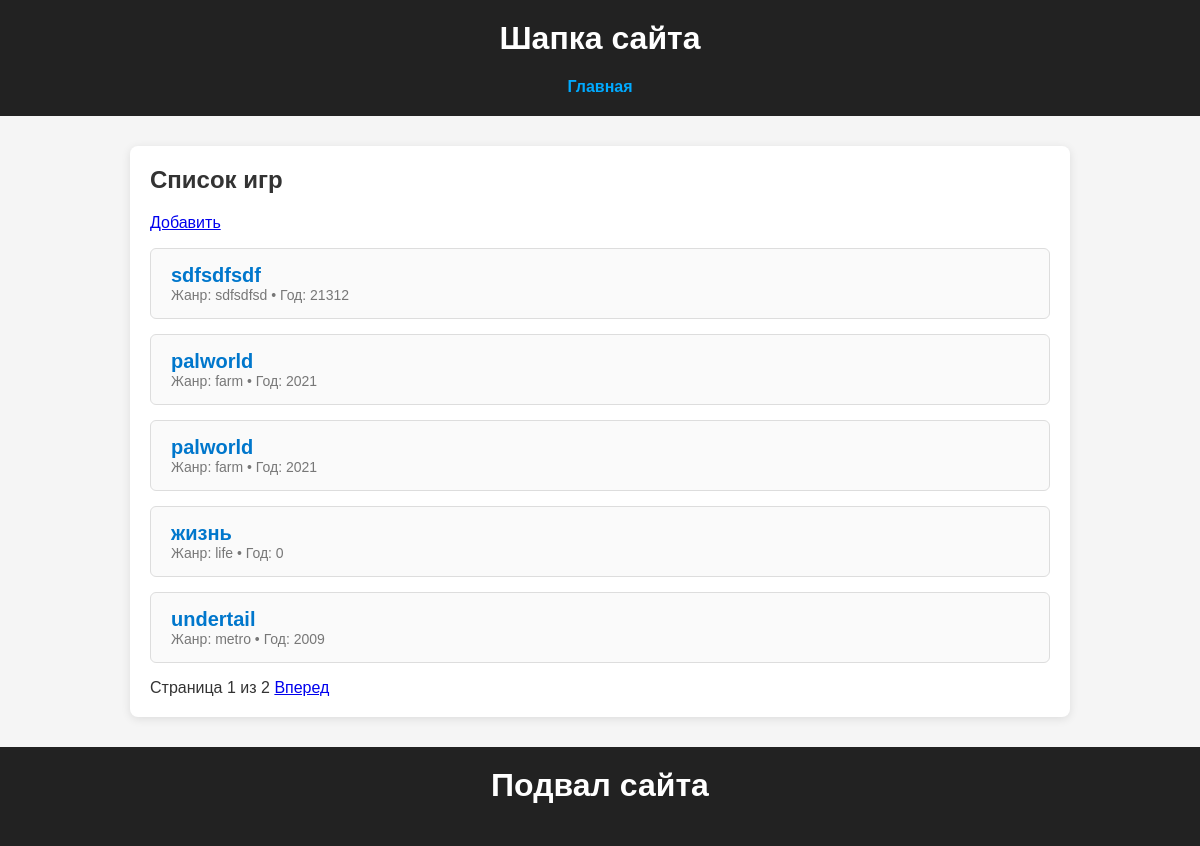
Before: / with the older database file.
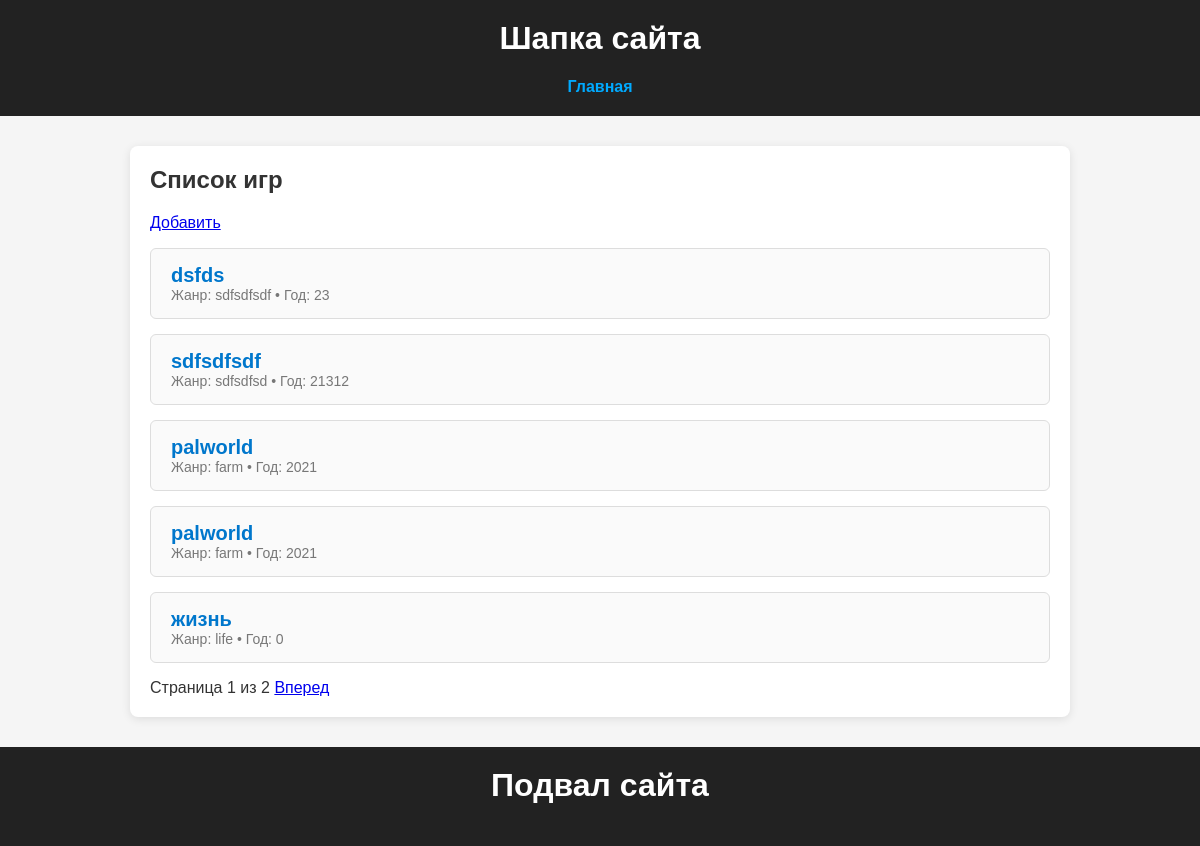
After: the same page with the newer database file.
### games/models.py (models this page shows, shortened)
class Game(models.Model):
    title = models.CharField('Название', max_length=200)
    genre = models.CharField('Жанр', max_length=100)
    release_year = models.PositiveIntegerField('Год название')
    description = models.TextField('Описание', blank=True)
    created_at = models.DateTimeField(auto_now_add=True)
    class Meta:
        verbose_name = 'Игра'
        verbose_name_plural = 'Игры'
        ordering = ['-created_at']

### games/views.py (the view)
# urls.py: path('', GameListView.as_view(), name='game_list'),
class GameListView(ListView):
    model = Game
    template_name = 'game_list.html'
    context_object_name = 'games'
    paginate_by = 5

### templates/game_list.html (shortened to what this page needs)
{% extends 'base.html' %}
{% block content %}
<h2>Список игр</h2>
<a href="{% url 'game_create' %}">Добавить</a>
<ul class="game-list">
    {% for game in games %}
        <li class="game-item">
            <a class="game-title" href="{% url 'game_detail' game.pk %}">
                {{ game.title }}
            </a>
            <div class="game-meta">
                Жанр: {{ game.genre }} • Год: {{ game.release_year }}
            </div>
        </li>
    {% empty %}
        <li class="game-item">Игр пока нет.</li>
    {% endfor %}
</ul>
Страница {{ page_obj.number }} из {{ page_obj.paginator.num_pages }}
{% if page_obj.has_next %}
    <a href="?page={{ page_obj.next_page_number }}">Вперед</a>
{% endif %}
{% endblock %}

### templates/base.html (shortened to what this page needs)
{% load static %}
<!DOCTYPE html>
<html lang="ru">
<head>
    <link rel="stylesheet" href="{% static 'style.css' %}">
</head>
<body>
<header>
    <h1>Шапка сайта</h1>
    <nav>
        <a href="/">Главная</a>
    </nav>
</header>
<main>
    {% block content %}
    {% endblock %}
</main>
<footer>
    <h1>Подвал сайта</h1>
</footer>
</body>
</html>

### static/style.css (style rules this page uses)
body { margin: 0; font-family: Arial, sans-serif; background: #f5f5f5; color: #333; }
header, footer { background: #222; color: #fff; padding: 20px; text-align: center; }
nav a { color: #00aaff; text-decoration: none; margin: 0 10px; font-weight: bold; }
main { max-width: 900px; margin: 30px auto; padding: 20px; background: #fff; border-radius: 8px; box-shadow: 0 2px 10px rgba(0,0,0,0.1); }
h1, h2 { margin-top: 0; }
.game-list { list-style: none; padding: 0; }
.game-item { padding: 15px 20px; margin-bottom: 15px; background: #fafafa; border: 1px solid #ddd; border-radius: 6px; transition: 0.2s ease; }
.game-title { font-size: 20px; font-weight: bold; color: #0077cc; text-decoration: none; }
.game-meta { color: #777; font-size: 14px; }

Changed rows visible on the page:
removed Game: title "undertail", genre "metro", release_year "2009"
added Game: title "dsfds", genre "sdfsdfsdf", release_year "23"
